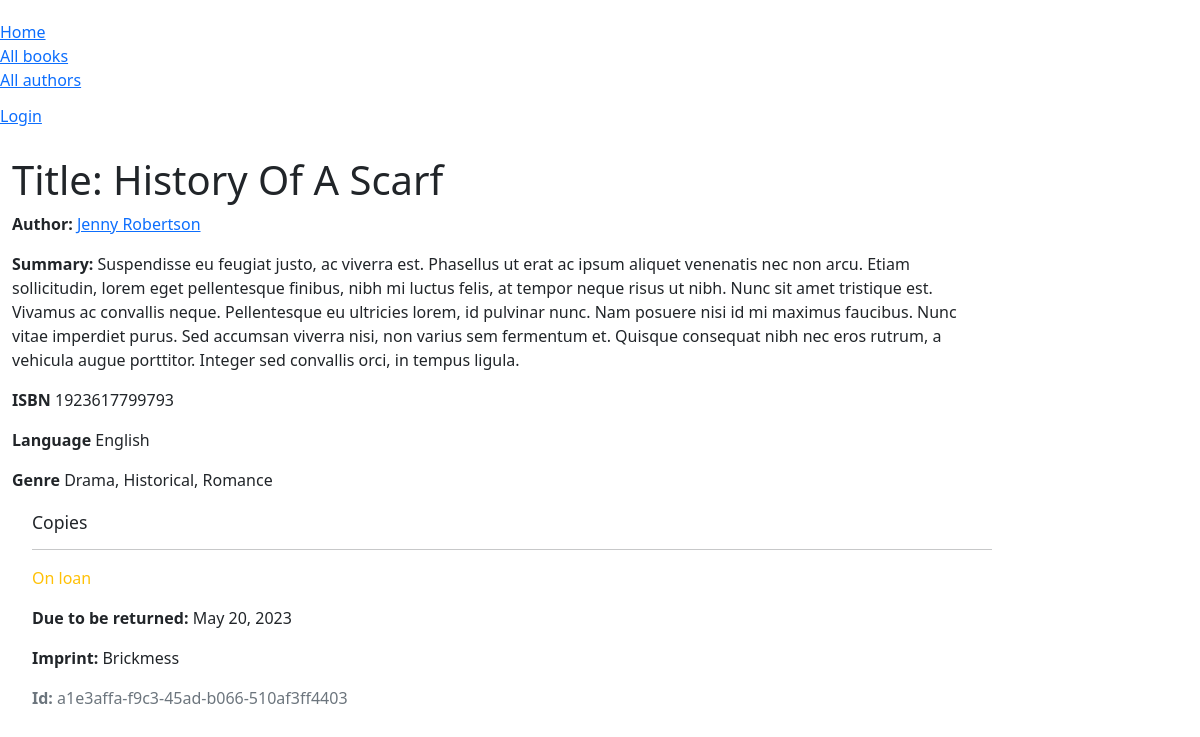
The app's page /catalog/book/4 with its own data.
### catalog/models.py (models this page shows, shortened)
class Book(models.Model):
    title = models.CharField(max_length=200)
    author = models.ForeignKey('Author', on_delete=models.SET_NULL, null=True)
    summary = models.TextField(max_length=1000,
        help_text='Enter a brief description of the book')
    isbn = models.CharField('ISBN', max_length=13, unique=True, default=getRandomISBN,
        help_text='13 Character <a href="https://www.isbn-international.org/content/what-isbn">ISBN number</a>')
    genre = models.ManyToManyField(Genre, help_text='Select genre for this book.')
    language = models.ForeignKey('Language', on_delete=models.SET_NULL, null=True, help_text='Enter the Language for the book.')
    def display_genre(self):
        """Create string for the Genre data. To display it in admin page."""
        return ', '.join(genre.name for genre in self.genre.all()[:3])
    display_genre.short_description = 'Genre'

class Author(models.Model):
    first_name = models.CharField(max_length=100)
    last_name = models.CharField(max_length=100)
    date_of_birth = models.DateField(null=True, blank=True)
    date_of_death = models.DateField(null=True, blank=True)
    class Meta:
        ordering = ['last_name', 'first_name']
    def __str__(self):
        return f'{ self.first_name } { self.last_name }'
    def get_absolute_url(self):
        return reverse('author-detail', args=[str(self.id)])

class Language(models.Model):
    name = models.CharField(max_length=200,
        help_text='Enter the book language (e.g. English)')
    def __str__(self):
        return self.name

class Genre(models.Model):
    name = models.CharField(max_length=200,
        help_text='Enter a book genre (e.g. Science Fiction)')
    def __str__(self):
        return self.name

class BookInstance(models.Model):
    id = models.UUIDField(primary_key=True, default=uuid.uuid4,
        help_text='Unique ID for this particular book across whole libray')
    book = models.ForeignKey('Book', on_delete=models.RESTRICT, null=True)
    imprint = models.ForeignKey('Imprint', on_delete=models.SET_NULL, null=True,
        help_text='Enter the imprint for this book.')
    due_back = models.DateField(null=True, blank=True)
    LOAN_STATUS = (
        ('m', 'Maintenance'),
        ('o', 'On loan'),
        ('a', 'Available'),
        ('r', 'Reserved'),
    )
    status = models.CharField(
        max_length = 1,
        choices = LOAN_STATUS,
        blank = True,
        default = 'm',
        help_text= 'Book availability',
    )
    borrower = models.ForeignKey(User, on_delete=models.SET_NULL,
        null=True, blank=True)
    class Meta:
        ordering = ['due_back']
        permissions = (
                        ("can_mark_returned", "Set book as returned"),
                        ("can_modify_book_data", "Add or modify book records and information about them"),
                    )

class Imprint(models.Model):
    name = models.CharField(max_length=200,
        help_text='Enter the book imprint')
    def __str__(self):
        return self.name

### catalog/views.py (the view)
# urls.py: path('book/<int:pk>', views.BookDetailView.as_view(), name='book-detail'),
class BookDetailView(generic.DetailView):
    model = Book

### catalog/templates/catalog/book_detail.html
{% extends "base_generic.html" %}
{% block content %}
    <h1>Title: {{ book.title }}</h1>
    <p>
        <strong>Author:</strong>
        <a href="{{ book.author.get_absolute_url }}"> {{ book.author }}</a>
    </p>
    <p>
        <strong>Summary:</strong>
        {{ object.summary }}
    </p>
    <p>
        <strong>ISBN</strong>
        {{ book.isbn }}
    </p>
    <p>
        <strong>Language</strong>
        {{ book.language }}
    </p>
    <p>
        <strong>Genre</strong>
        {{ book.genre.all|join:", " }}
    </p>
    <div style="margin: 20px 0 0 20px">
        <h4>Copies</h4>
        {% for copy in book.bookinstance_set.all %}
            <hr>
            <p class="
            {% if copy.status == 'a' %}text-success
            {% elif copy.status == 'm' %}text-danger
            {% else %}text-warning
            {% endif %}
            ">
                {{copy.get_status_display }}
            </p>
            {% if copy.status != 'a' and copy.status != 'r' %}
                <p>
                    <strong>Due to be returned:</strong>
                    {{ copy.due_back }}
                </p>
            {% endif %}
            <p>
                <strong>Imprint:</strong>
                {{ copy.imprint }}
            </p>
            <p class="text-muted">
                <strong>Id:</strong>
                {{ copy.id }}
            </p>
        {% endfor %}
    </div>
{% endblock %}

### catalog/static/css/style.css (style rules this page uses)
h4 { font-size: 1.1rem; }

### records on screen
Book: title "History Of A Scarf", author "Jenny Robertson", summary "Suspendisse eu feugiat justo, ac viverra est. Phasellus ut erat ac ipsum aliquet venenatis nec non arcu. Etiam sollicitudin, lorem eget pellentesque finibus, nibh mi luctus felis, at tempor neque risus ut nibh. Nunc sit amet tristique est. Vivamus ac convallis neque. Pellentesque eu ultricies lorem, id pulvinar nunc. Nam posuere nisi id mi maximus faucibus. Nunc vitae imperdiet purus. Sed accumsan viverra nisi, non varius sem fermentum et. Quisque consequat nibh nec eros rutrum, a vehicula augue porttitor. Integer sed convallis orci, in tempus ligula.", isbn "1923617799793", language "English", genre.all "Drama, Historical, Romance"
BookInstance: status "On loan", due_back "May 20, 2023", imprint "Brickmess", id "a1e3affa-f9c3-45ad-b066-510af3ff4403"
